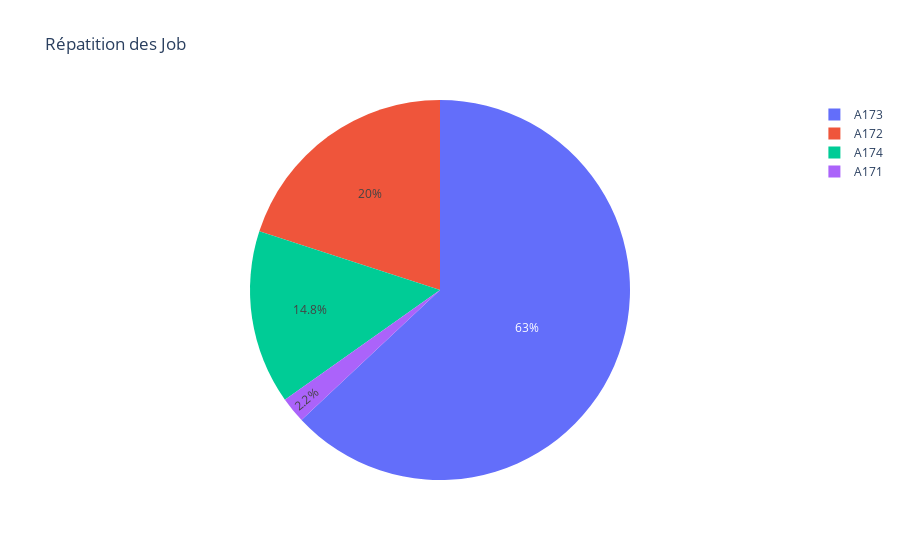

The notebook cell this image was saved under:
### Markdown cell above
Ce graphique nous montre  que le nombre de personnes favorable à l'attribution d'un crédit(70%) est plus élévé que ceux defavorable à l'attribution d'un crédit (30%).

### Code cell
PX.pie(data_frame = german, names = "Job",title='Répatition des Job')

### Figure 1 — Plotly figure (JSON) as saved in the notebook; plotly's stock layout.template omitted (floating-point values rounded to 4 significant figures; data arrays with more than 128 entries replaced by an {"elided": "..."} marker saying what was removed)
{"data": [{"domain": {"x": [0, 1], "y": [0, 1]}, "hovertemplate": "Job=%{label}<extra></extra>", "labels": {"elided": "1000 str values"}, "legendgroup": "", "name": "", "showlegend": true, "type": "pie"}], "layout": {"legend": {"tracegroupgap": 0}, "title": {"text": "Répatition des Job"}}}
